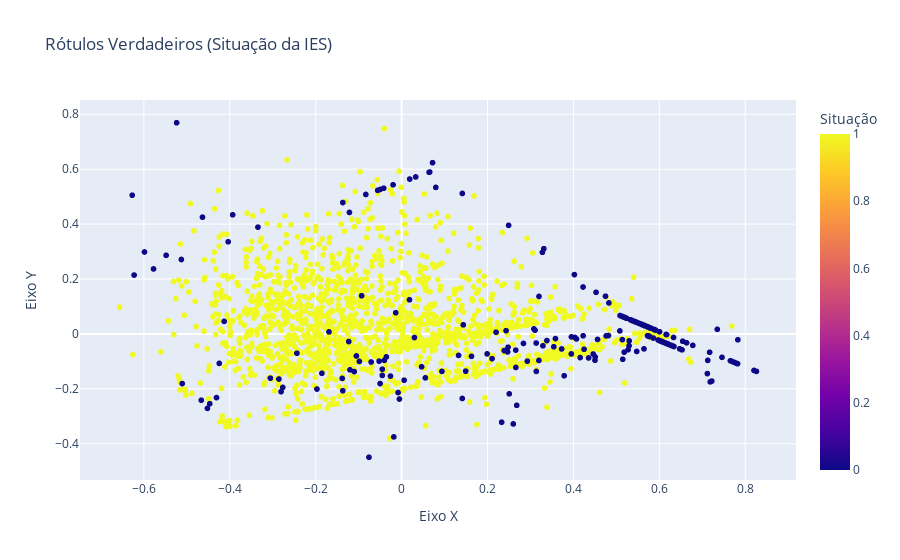

Notebook source saved alongside this figure:
### Code cell
graph = px.scatter(x = df_pca[:,0], y = df_pca[:,1], color=df['Situacao'], labels={
                     "x": "Eixo X",
                     "y": "Eixo Y",
                     "color": "Situação"
                 },
                title="Rótulos Verdadeiros (Situação da IES)")
graph.write_image('./graphs/labels_kmeans.png')
graph.show()

### Figure 1 — Plotly figure (JSON) as saved in the notebook; plotly's stock layout.template omitted (floating-point values rounded to 4 significant figures; data arrays with more than 128 entries replaced by an {"elided": "..."} marker saying what was removed)
{"data": [{"hovertemplate": "Eixo X=%{x}<br>Eixo Y=%{y}<br>Situação=%{marker.color}<extra></extra>", "legendgroup": "", "marker": {"color": {"elided": "2177 int values"}, "coloraxis": "coloraxis", "symbol": "circle"}, "mode": "markers", "name": "", "showlegend": false, "type": "scattergl", "x": {"elided": "2177 float values"}, "xaxis": "x", "y": {"elided": "2177 float values"}, "yaxis": "y"}], "layout": {"coloraxis": {"colorbar": {"title": {"text": "Situação"}}, "colorscale": [[0, "#0d0887"], [0.1111, "#46039f"], [0.2222, "#7201a8"], [0.3333, "#9c179e"], [0.4444, "#bd3786"], [0.5556, "#d8576b"], [0.6667, "#ed7953"], [0.7778, "#fb9f3a"], [0.8889, "#fdca26"], [1, "#f0f921"]]}, "legend": {"tracegroupgap": 0}, "title": {"text": "Rótulos Verdadeiros (Situação da IES)"}, "xaxis": {"anchor": "y", "domain": [0, 1], "title": {"text": "Eixo X"}}, "yaxis": {"anchor": "x", "domain": [0, 1], "title": {"text": "Eixo Y"}}}}
